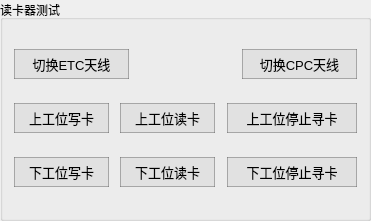
       <widget class="QGroupBox" name="groupBox_38">
        <property name="geometry">
         <rect>
          <x>290</x>
          <y>240</y>
          <width>371</width>
          <height>221</height>
         </rect>
        </property>
        <property name="title">
         <string>读卡器测试</string>
        </property>
        <layout class="QGridLayout" name="gridLayout_37">
         <item row="1" column="0">
          <layout class="QHBoxLayout" name="horizontalLayout_182">
           <item>
            <widget class="QPushButton" name="button_takeETCAntenna_Entry">
             <property name="minimumSize">
              <size>
               <width>115</width>
               <height>30</height>
              </size>
             </property>
             <property name="font">
              <font>
               <pointsize>10</pointsize>
              </font>
             </property>
             <property name="styleSheet">
              <string notr="true">QPushButton{
	border-style:solid;
	border-width:1px;
	color: rgb(0, 0, 0);
	background-color: rgba(225, 225, 225);
	border-color:rgba(100, 100, 100, 120);
}

QPushButton:hover{
	color:rgba(0,0,0,200);
	background-color:rgb(240, 248, 248);
	border-color: rgb(0, 150, 250);
}

QPushButton:pressed{
	border-style:inset;
	color:rgba(0,0,0,150);
	background-color: rgba(225, 225, 225);
	border-color: rgba(0, 163, 245);
}</string>
             </property>
             <property name="text">
              <string>切换ETC天线</string>
             </property>
            </widget>
           </item>
           <item>
            <spacer name="horizontalSpacer_105">
             <property name="orientation">
              <enum>Qt::Horizontal</enum>
             </property>
             <property name="sizeHint" stdset="0">
              <size>
               <width>40</width>
               <height>20</height>
              </size>
             </property>
            </spacer>
           </item>
           <item>
            <widget class="QPushButton" name="button_takeCPCAntenna_Entry">
             <property name="minimumSize">
              <size>
               <width>115</width>
               <height>30</height>
              </size>
             </property>
             <property name="font">
              <font>
               <pointsize>10</pointsize>
              </font>
             </property>
             <property name="styleSheet">
              <string notr="true">QPushButton{
	border-style:solid;
	border-width:1px;
	color: rgb(0, 0, 0);
	background-color: rgba(225, 225, 225);
	border-color:rgba(100, 100, 100, 120);
}

QPushButton:hover{
	color:rgba(0,0,0,200);
	background-color:rgb(240, 248, 248);
	border-color: rgb(0, 150, 250);
}

QPushButton:pressed{
	border-style:inset;
	color:rgba(0,0,0,150);
	background-color: rgba(225, 225, 225);
	border-color: rgba(0, 163, 245);
}</string>
             </property>
             <property name="text">
              <string>切换CPC天线</string>
             </property>
            </widget>
           </item>
          </layout>
         </item>
         <item row="2" column="0">
          <layout class="QHBoxLayout" name="horizontalLayout_183">
           <item>
            <widget class="QPushButton" name="button_upSlotWriteCard_Entry">
             <property name="minimumSize">
              <size>
               <width>95</width>
               <height>30</height>
              </size>
             </property>
             <property name="font">
              <font>
               <pointsize>10</pointsize>
              </font>
             </property>
             <property name="styleSheet">
              <string notr="true">QPushButton{
	border-style:solid;
	border-width:1px;
	color: rgb(0, 0, 0);
	background-color: rgba(225, 225, 225);
	border-color:rgba(100, 100, 100, 120);
}

QPushButton:hover{
	color:rgba(0,0,0,200);
	background-color:rgb(240, 248, 248);
	border-color: rgb(0, 150, 250);
}

QPushButton:pressed{
	border-style:inset;
	color:rgba(0,0,0,150);
	background-color: rgba(225, 225, 225);
	border-color: rgba(0, 163, 245);
}</string>
             </property>
             <property name="text">
              <string>上工位写卡</string>
             </property>
            </widget>
           </item>
           <item>
            <spacer name="horizontalSpacer_106">
             <property name="orientation">
              <enum>Qt::Horizontal</enum>
             </property>
             <property name="sizeHint" stdset="0">
              <size>
               <width>40</width>
               <height>20</height>
              </size>
             </property>
            </spacer>
           </item>
           <item>
            <widget class="QPushButton" name="button_upSlotReadCard_Entry">
             <property name="minimumSize">
              <size>
               <width>95</width>
               <height>30</height>
              </size>
             </property>
             <property name="font">
              <font>
               <pointsize>10</pointsize>
              </font>
             </property>
             <property name="styleSheet">
              <string notr="true">QPushButton{
	border-style:solid;
	border-width:1px;
	color: rgb(0, 0, 0);
	background-color: rgba(225, 225, 225);
	border-color:rgba(100, 100, 100, 120);
}

QPushButton:hover{
	color:rgba(0,0,0,200);
	background-color:rgb(240, 248, 248);
	border-color: rgb(0, 150, 250);
}

QPushButton:pressed{
	border-style:inset;
	color:rgba(0,0,0,150);
	background-color: rgba(225, 225, 225);
	border-color: rgba(0, 163, 245);
}</string>
             </property>
             <property name="text">
              <string>上工位读卡</string>
             </property>
            </widget>
           </item>
           <item>
            <spacer name="horizontalSpacer_107">
             <property name="orientation">
              <enum>Qt::Horizontal</enum>
             </property>
             <property name="sizeHint" stdset="0">
              <size>
               <width>40</width>
               <height>20</height>
              </size>
             </property>
            </spacer>
           </item>
           <item>
            <widget class="QPushButton" name="button_upSlotStop_Entry">
             <property name="minimumSize">
              <size>
               <width>130</width>
               <height>30</height>
              </size>
             </property>
             <property name="font">
              <font>
               <pointsize>10</pointsize>
              </font>
             </property>
             <property name="styleSheet">
              <string notr="true">QPushButton{
	border-style:solid;
	border-width:1px;
	color: rgb(0, 0, 0);
	background-color: rgba(225, 225, 225);
	border-color:rgba(100, 100, 100, 120);
}

QPushButton:hover{
	color:rgba(0,0,0,200);
	background-color:rgb(240, 248, 248);
	border-color: rgb(0, 150, 250);
}

QPushButton:pressed{
	border-style:inset;
	color:rgba(0,0,0,150);
	background-color: rgba(225, 225, 225);
	border-color: rgba(0, 163, 245);
}</string>
             </property>
             <property name="text">
              <string>上工位停止寻卡</string>
             </property>
            </widget>
           </item>
          </layout>
         </item>
         <item row="3" column="0">
          <layout class="QHBoxLayout" name="horizontalLayout_184">
           <item>
            <widget class="QPushButton" name="button_downSlotWriteCard_Entry">
             <property name="minimumSize">
              <size>
               <width>95</width>
               <height>30</height>
              </size>
             </property>
             <property name="font">
              <font>
               <pointsize>10</pointsize>
              </font>
             </property>
             <property name="styleSheet">
              <string notr="true">QPushButton{
	border-style:solid;
	border-width:1px;
	color: rgb(0, 0, 0);
	background-color: rgba(225, 225, 225);
	border-color:rgba(100, 100, 100, 120);
}

QPushButton:hover{
	color:rgba(0,0,0,200);
	background-color:rgb(240, 248, 248);
	border-color: rgb(0, 150, 250);
}

QPushButton:pressed{
	border-style:inset;
	color:rgba(0,0,0,150);
	background-color: rgba(225, 225, 225);
	border-color: rgba(0, 163, 245);
}</string>
             </property>
             <property name="text">
              <string>下工位写卡</string>
             </property>
            </widget>
           </item>
           <item>
            <spacer name="horizontalSpacer_108">
             <property name="orientation">
              <enum>Qt::Horizontal</enum>
             </property>
             <property name="sizeHint" stdset="0">
              <size>
               <width>40</width>
               <height>20</height>
              </size>
             </property>
            </spacer>
           </item>
           <item>
            <widget class="QPushButton" name="button_downSlotReadCard_Entry">
             <property name="minimumSize">
              <size>
               <width>95</width>
               <height>30</height>
              </size>
             </property>
             <property name="font">
              <font>
               <pointsize>10</pointsize>
              </font>
             </property>
             <property name="styleSheet">
              <string notr="true">QPushButton{
	border-style:solid;
	border-width:1px;
	color: rgb(0, 0, 0);
	background-color: rgba(225, 225, 225);
	border-color:rgba(100, 100, 100, 120);
}

QPushButton:hover{
	color:rgba(0,0,0,200);
	background-color:rgb(240, 248, 248);
	border-color: rgb(0, 150, 250);
}

QPushButton:pressed{
	border-style:inset;
	color:rgba(0,0,0,150);
	background-color: rgba(225, 225, 225);
	border-color: rgba(0, 163, 245);
}</string>
             </property>
             <property name="text">
              <string>下工位读卡</string>
             </property>
            </widget>
           </item>
           <item>
            <spacer name="horizontalSpacer_110">
             <property name="orientation">
              <enum>Qt::Horizontal</enum>
             </property>
             <property name="sizeHint" stdset="0">
              <size>
               <width>40</width>
               <height>20</height>
              </size>
             </property>
            </spacer>
           </item>
           <item>
            <widget class="QPushButton" name="button_downSlotStop_Entry">
             <property name="minimumSize">
              <size>
               <width>130</width>
               <height>30</height>
              </size>
             </property>
             <property name="font">
              <font>
               <pointsize>10</pointsize>
              </font>
             </property>
             <property name="styleSheet">
              <string notr="true">QPushButton{
	border-style:solid;
	border-width:1px;
	color: rgb(0, 0, 0);
	background-color: rgba(225, 225, 225);
	border-color:rgba(100, 100, 100, 120);
}

QPushButton:hover{
	color:rgba(0,0,0,200);
	background-color:rgb(240, 248, 248);
	border-color: rgb(0, 150, 250);
}

QPushButton:pressed{
	border-style:inset;
	color:rgba(0,0,0,150);
	background-color: rgba(225, 225, 225);
	border-color: rgba(0, 163, 245);
}</string>
             </property>
             <property name="text">
              <string>下工位停止寻卡</string>
             </property>
            </widget>
           </item>
          </layout>
         </item>
        </layout>
       </widget>
